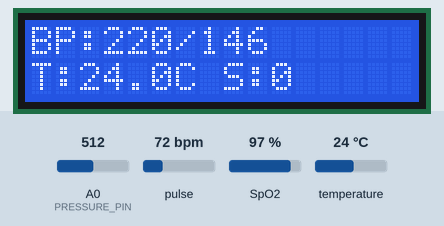
This sketch was run on a simulated ESP8266 (NodeMCU). Shown: 16×2 character LCD. The inputs (shaded band) are chosen by the test bench; at power-on: SpO2 97 %, temperature 24 °C, A0 (PRESSURE_PIN) = 512, pulse 72 bpm. WiFi joins after 1.5 s; servers stay silent unless stated; what the sketch prints to the serial monitor is not drawn.

Above: at 2.9 s.
3.0 s: SpO2 set to 80 %
At 9.0 s:
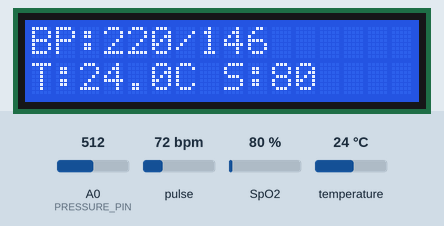
9.7 s: temperature set to 12 °C
At 12.4 s:
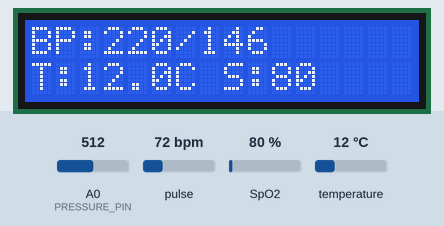
12.7 s: A0 (PRESSURE_PIN) set to 716
At 15.0 s:
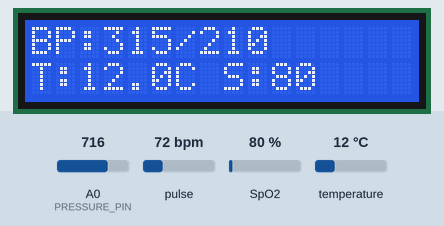
15.7 s: SpO2 set to 85 %
At 18.3 s:
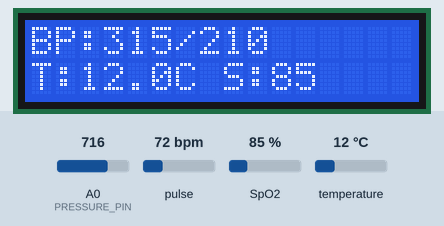
18.6 s: temperature set to 19 °C
At 20.9 s:
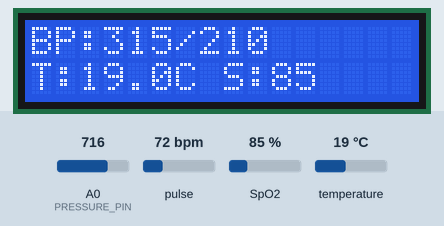
21.6 s: A0 (PRESSURE_PIN) set to 992
At 24.5 s:
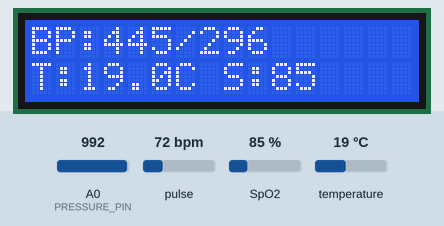
Timing chart, 0 to 25.6 s (numbered marks = the images above; inputs shaded):
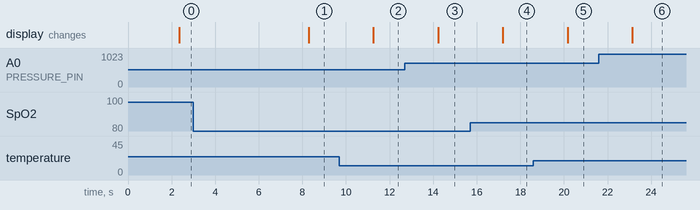

Measured:
- after the input at 3.0 s, the display: changes after 5.3 s (image 1)
- after the input at 9.7 s, the display: changes after 1.6 s (image 2)
- after the input at 12.7 s, the display: changes after 1.5 s (image 3)
- after the input at 15.7 s, the display: changes after 1.5 s (image 4)
- after the input at 18.6 s, the display: changes after 1.6 s (image 5)
- after the input at 21.6 s, the display: changes after 1.5 s (image 6)

The sketch:

bp_monitoring.ino
```cpp
#include <Wire.h>
#include <LiquidCrystal.h>
#include <OneWire.h>
#include <DallasTemperature.h>
#include "MAX30100_PulseOximeter.h"
#include <ESP8266WiFi.h>

// ---------------- LCD ----------------
LiquidCrystal lcd(7, 6, 5, 4, 3, 2); // RS, E, D4, D5, D6, D7

// ---------------- DS18B20 ----------------
#define ONE_WIRE_BUS 8
OneWire oneWire(ONE_WIRE_BUS);
DallasTemperature tempSensor(&oneWire);

// ---------------- MPX5100DP (Blood Pressure) ----------------
#define PRESSURE_PIN A0   // MPX5100DP analog pin
float pressureVoltage, pressure_kPa, mmHg;

// ---------------- MAX30100 ----------------
PulseOximeter pox;
uint32_t tsLastReport = 0;

// ---------------- ESP-01 WiFi + ThingSpeak ----------------
const char* ssid = "YOUR_WIFI_SSID";
const char* password = "YOUR_WIFI_PASSWORD";
const char* host = "api.thingspeak.com";
String apiKey = "YOUR_THINGSPEAK_WRITE_API_KEY";

// ---------------- Setup ----------------
void onBeatDetected() {
  Serial.println("Beat detected!");
}

void setup() {
  Serial.begin(9600);
  lcd.begin(16, 2);

  // Temperature sensor
  tempSensor.begin();

  // MAX30100
  if (!pox.begin()) {
    Serial.println("FAILED to initialize MAX30100");
    for(;;);
  } else {
    Serial.println("MAX30100 initialized");
  }
  pox.setOnBeatDetectedCallback(onBeatDetected);

  // WiFi
  WiFi.begin(ssid, password);
  while (WiFi.status() != WL_CONNECTED) {
    delay(500);
    Serial.print(".");
  }
  Serial.println("WiFi connected!");
}

// ---------------- Loop ----------------
void loop() {
  // ---- Temperature ----
  tempSensor.requestTemperatures();
  float bodyTemp = tempSensor.getTempCByIndex(0);

  // ---- Blood Pressure ----
  pressureVoltage = analogRead(PRESSURE_PIN) * (5.0 / 1023.0);
  pressure_kPa = (pressureVoltage - 0.2) * (100.0 / 4.7); // MPX5100DP transfer function
  mmHg = pressure_kPa * 7.50062;  // Convert kPa to mmHg

  // For demo: Approx systolic & diastolic extraction
  float systolic = mmHg * 0.6;
  float diastolic = mmHg * 0.4;

  // ---- SpO2 & Heart Rate ----
  pox.update();
  float heartRate = pox.getHeartRate();
  float spo2 = pox.getSpO2();

  // ---- Display on LCD ----
  lcd.clear();
  lcd.setCursor(0,0);
  lcd.print("BP:");
  lcd.print((int)systolic);
  lcd.print("/");
  lcd.print((int)diastolic);

  lcd.setCursor(0,1);
  lcd.print("T:");
  lcd.print(bodyTemp,1);
  lcd.print("C S:");
  lcd.print((int)spo2);

  // ---- Send to ThingSpeak ----
  if(WiFi.status() == WL_CONNECTED) {
    WiFiClient client;
    if (client.connect(host, 80)) {
      String url = "/update?api_key=" + apiKey +
                   "&field1=" + String(systolic) +
                   "&field2=" + String(diastolic) +
                   "&field3=" + String(bodyTemp) +
                   "&field4=" + String(spo2) +
                   "&field5=" + String(heartRate);
      client.print(String("GET ") + url + " HTTP/1.1\r\n" +
                   "Host: " + host + "\r\n" +
                   "Connection: close\r\n\r\n");
    }
    client.stop();
  }

  delay(2000); // Update every 2s
}
```
